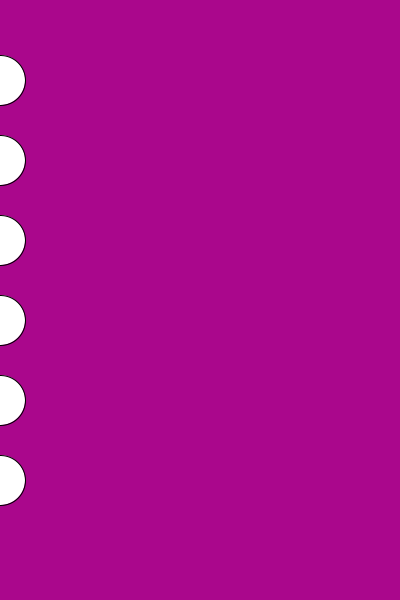
Frame 1 (no input)
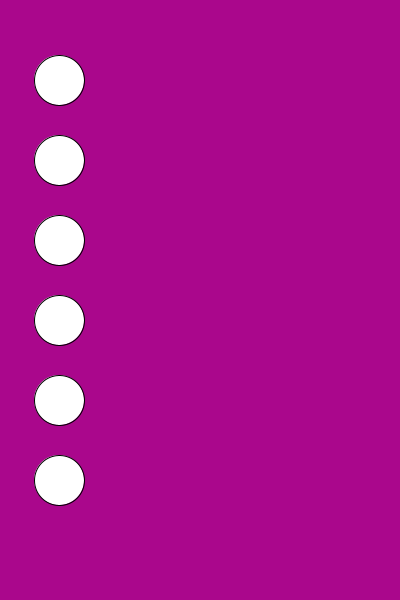
Frame 60 (the mouse pressed at the canvas centre just before this capture)
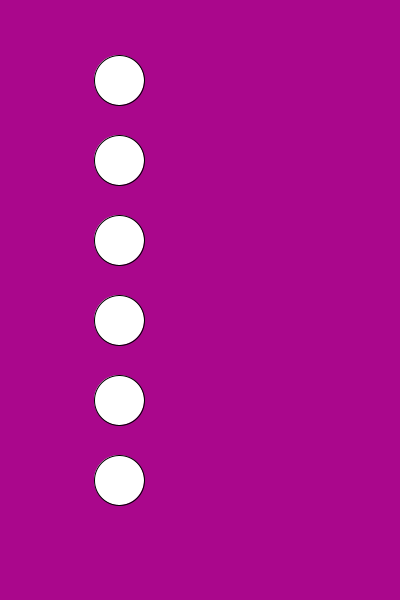
Frame 120 (the mouse held since frame 60 and released just before this capture)

The Processing sketch that drew these frames (run headless with seeded random() and noise(); from frame 60 on, the mouse is pressed at the canvas centre):

// Processing sketch: processing_134691
// ── processing_134691.pde


float[]x = {0,0,0,0,0,0};
float[]s = {1,1,1,1,1,1};

void setup(){
  size(400, 600);
}


void draw(){
  background(170, 7, 140);
  
  for(int i=0; i<x.length; i++)
  {
    if (x[i]>500)
      {
      x[i]=0;
      s[i]=random(1, 10);
      }

    ellipse(x[i], (80*i)+80, 50, 50);

    x[i]=x[i]+s[i];
  } 

}
